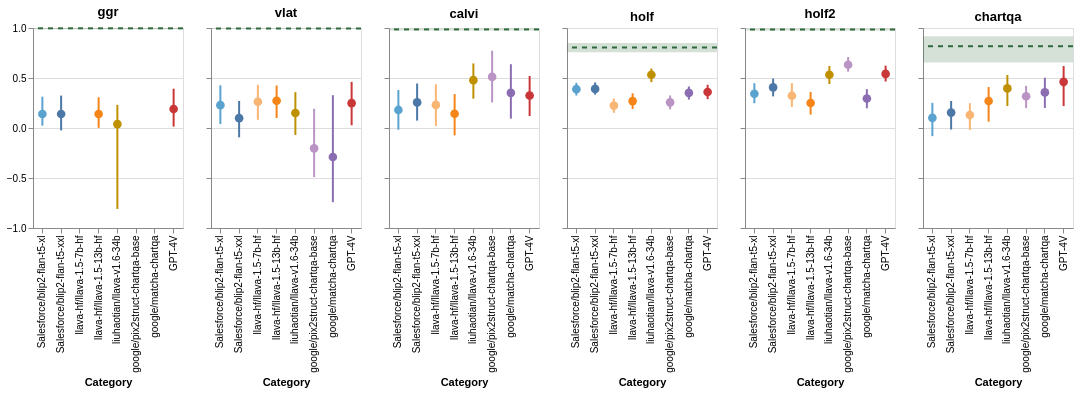

The notebook cell saved with this chart:
### Markdown cell above
### Correlation Error Bars

### Code cell
def create_human_machine_correlation_figure(correlation_df, tests, domain_order, domain_color=[]):
    """ Generate chart for point estimate and confidence intervals overlayed with item level scatteplots
    """
    charts = []
    for test in tests:
        df = correlation_df[correlation_df['test'] == test].copy()

        axis = alt.Axis()
        if test != 'ggr':
            axis = alt.Axis(labels=False)
        
        mean_point_plot = alt.Chart(df).mark_point(filled=True, size=75, opacity=1).encode(
            x=alt.X('model:N', title='Category', scale=alt.Scale(domain=domain_order)),
            y=alt.Y('correlation:Q', title='', scale=alt.Scale(domain=[-1, 1]), axis=axis),
            color=alt.Color('model:N', scale=alt.Scale(domain=domain_order, range=domain_color), legend=None),
        )
        
        error_bars = alt.Chart(df).mark_rule(strokeWidth=2).encode(
            x=alt.X('model:N'),
            y=alt.Y('lower_correlation:Q'),
            y2='upper_correlation:Q',
            color=alt.Color('model:N', scale=alt.Scale(domain=domain_order, range=domain_color), legend=None)
        )

        split_half_band = alt.Chart(df[df['model'] == 'Human']).mark_rect(color=model_configs[-1]['color'], opacity=0.2).encode(
            y=alt.Y(f'lower_correlation:Q'),
            y2=(f'upper_correlation:Q'),
        )
    
        split_half_mean = alt.Chart(df[df['model'] == 'Human']).mark_rule(color=model_configs[-1]['color'], strokeDash=[5, 5]).encode(
            y=alt.Y(f'correlation:Q'),
            strokeWidth=alt.value(2)
        )

        if len(test) > 7:
            test = test[:7]
        
        chart = (mean_point_plot + error_bars + split_half_band + split_half_mean).properties(height=200, width=150, title=test)

        charts.append(chart)


    return alt.hconcat(*charts) #.resolve_scale(color='independent')

tests = ['ggr', 'vlat', 'calvi', 'holf', 'holf2', 'chartqa-test-continuous-human']
domain_order = [mc['model'] for mc in model_configs if mc['model'] != 'Human']
domain_color = [mc['color'] for mc in model_configs if mc['model'] != 'Human']

correlation_df = pd.concat([
    human_model_correlation_df,
    human_human_correlation_df
])

human_machine_correlation_figure = create_human_machine_correlation_figure(
    correlation_df,
    tests=tests,
    domain_order=domain_order, 
    domain_color=domain_color,
)
human_machine_correlation_figure.save("./figures/human_machine_correlation.pdf")
human_machine_correlation_figure

### Figure 1 — Vega-Lite specification as saved in the notebook (floating-point values rounded to 4 significant figures)
{"config": {"view": {"continuousWidth": 300, "continuousHeight": 300}}, "hconcat": [{"layer": [{"mark": {"type": "point", "filled": true, "opacity": 1, "size": 75}, "encoding": {"color": {"field": "model", "legend": null, "scale": {"domain": ["Salesforce/blip2-flan-t5-xl", "Salesforce/blip2-flan-t5-xxl", "llava-hf/llava-1.5-7b-hf", "llava-hf/llava-1.5-13b-hf", "liuhaotian/llava-v1.6-34b", "google/pix2struct-chartqa-base", "google/matcha-chartqa", "GPT-4V"], "range": ["#5ba3cf", "#4c78a8", "#f9b574", "#f58518", "#BF9000", "#ba94c4", "#8b6db2", "#c93739"]}, "type": "nominal"}, "x": {"field": "model", "scale": {"domain": ["Salesforce/blip2-flan-t5-xl", "Salesforce/blip2-flan-t5-xxl", "llava-hf/llava-1.5-7b-hf", "llava-hf/llava-1.5-13b-hf", "liuhaotian/llava-v1.6-34b", "google/pix2struct-chartqa-base", "google/matcha-chartqa", "GPT-4V"]}, "title": "Category", "type": "nominal"}, "y": {"axis": {}, "field": "correlation", "scale": {"domain": [-1, 1]}, "title": "", "type": "quantitative"}}}, {"mark": {"type": "rule", "strokeWidth": 2}, "encoding": {"color": {"field": "model", "legend": null, "scale": {"domain": ["Salesforce/blip2-flan-t5-xl", "Salesforce/blip2-flan-t5-xxl", "llava-hf/llava-1.5-7b-hf", "llava-hf/llava-1.5-13b-hf", "liuhaotian/llava-v1.6-34b", "google/pix2struct-chartqa-base", "google/matcha-chartqa", "GPT-4V"], "range": ["#5ba3cf", "#4c78a8", "#f9b574", "#f58518", "#BF9000", "#ba94c4", "#8b6db2", "#c93739"]}, "type": "nominal"}, "x": {"field": "model", "type": "nominal"}, "y": {"field": "lower_correlation", "type": "quantitative"}, "y2": {"field": "upper_correlation"}}}, {"data": {"name": "data-b749a59a87c5172afcdba9cf23140ee0"}, "mark": {"type": "rect", "color": "#2e693b", "opacity": 0.2}, "encoding": {"y": {"field": "lower_correlation", "type": "quantitative"}, "y2": {"field": "upper_correlation"}}}, {"data": {"name": "data-b749a59a87c5172afcdba9cf23140ee0"}, "mark": {"type": "rule", "color": "#2e693b", "strokeDash": [5, 5]}, "encoding": {"strokeWidth": {"value": 2}, "y": {"field": "correlation", "type": "quantitative"}}}], "data": {"name": "data-1f78becd4cf7d4dc1785a2f9a6272ba8"}, "height": 200, "title": "ggr", "width": 150}, {"layer": [{"mark": {"type": "point", "filled": true, "opacity": 1, "size": 75}, "encoding": {"color": {"field": "model", "legend": null, "scale": {"domain": ["Salesforce/blip2-flan-t5-xl", "Salesforce/blip2-flan-t5-xxl", "llava-hf/llava-1.5-7b-hf", "llava-hf/llava-1.5-13b-hf", "liuhaotian/llava-v1.6-34b", "google/pix2struct-chartqa-base", "google/matcha-chartqa", "GPT-4V"], "range": ["#5ba3cf", "#4c78a8", "#f9b574", "#f58518", "#BF9000", "#ba94c4", "#8b6db2", "#c93739"]}, "type": "nominal"}, "x": {"field": "model", "scale": {"domain": ["Salesforce/blip2-flan-t5-xl", "Salesforce/blip2-flan-t5-xxl", "llava-hf/llava-1.5-7b-hf", "llava-hf/llava-1.5-13b-hf", "liuhaotian/llava-v1.6-34b", "google/pix2struct-chartqa-base", "google/matcha-chartqa", "GPT-4V"]}, "title": "Category", "type": "nominal"}, "y": {"axis": {"labels": false}, "field": "correlation", "scale": {"domain": [-1, 1]}, "title": "", "type": "quantitative"}}}, {"mark": {"type": "rule", "strokeWidth": 2}, "encoding": {"color": {"field": "model", "legend": null, "scale": {"domain": ["Salesforce/blip2-flan-t5-xl", "Salesforce/blip2-flan-t5-xxl", "llava-hf/llava-1.5-7b-hf", "llava-hf/llava-1.5-13b-hf", "liuhaotian/llava-v1.6-34b", "google/pix2struct-chartqa-base", "google/matcha-chartqa", "GPT-4V"], "range": ["#5ba3cf", "#4c78a8", "#f9b574", "#f58518", "#BF9000", "#ba94c4", "#8b6db2", "#c93739"]}, "type": "nominal"}, "x": {"field": "model", "type": "nominal"}, "y": {"field": "lower_correlation", "type": "quantitative"}, "y2": {"field": "upper_correlation"}}}, {"data": {"name": "data-b1e6b6c3230534ae76e96a707dd67774"}, "mark": {"type": "rect", "color": "#2e693b", "opacity": 0.2}, "encoding": {"y": {"field": "lower_correlation", "type": "quantitative"}, "y2": {"field": "upper_correlation"}}}, {"data": {"name": "data-b1e6b6c3230534ae76e96a707dd67774"}, "mark": {"type": "rule", "color": "#2e693b", "strokeDash": [5, 5]}, "encoding": {"strokeWidth": {"value": 2}, "y": {"field": "correlation", "type": "quantitative"}}}], "data": {"name": "data-14d04a5cf4a80c914355a2889004b346"}, "height": 200, "title": "vlat", "width": 150}, {"layer": [{"mark": {"type": "point", "filled": true, "opacity": 1, "size": 75}, "encoding": {"color": {"field": "model", "legend": null, "scale": {"domain": ["Salesforce/blip2-flan-t5-xl", "Salesforce/blip2-flan-t5-xxl", "llava-hf/llava-1.5-7b-hf", "llava-hf/llava-1.5-13b-hf", "liuhaotian/llava-v1.6-34b", "google/pix2struct-chartqa-base", "google/matcha-chartqa", "GPT-4V"], "range": ["#5ba3cf", "#4c78a8", "#f9b574", "#f58518", "#BF9000", "#ba94c4", "#8b6db2", "#c93739"]}, "type": "nominal"}, "x": {"field": "model", "scale": {"domain": ["Salesforce/blip2-flan-t5-xl", "Salesforce/blip2-flan-t5-xxl", "llava-hf/llava-1.5-7b-hf", "llava-hf/llava-1.5-13b-hf", "liuhaotian/llava-v1.6-34b", "google/pix2struct-chartqa-base", "google/matcha-chartqa", "GPT-4V"]}, "title": "Category", "type": "nominal"}, "y": {"axis": {"labels": false}, "field": "correlation", "scale": {"domain": [-1, 1]}, "title": "", "type": "quantitative"}}}, {"mark": {"type": "rule", "strokeWidth": 2}, "encoding": {"color": {"field": "model", "legend": null, "scale": {"domain": ["Salesforce/blip2-flan-t5-xl", "Salesforce/blip2-flan-t5-xxl", "llava-hf/llava-1.5-7b-hf", "llava-hf/llava-1.5-13b-hf", "liuhaotian/llava-v1.6-34b", "google/pix2struct-chartqa-base", "google/matcha-chartqa", "GPT-4V"], "range": ["#5ba3cf", "#4c78a8", "#f9b574", "#f58518", "#BF9000", "#ba94c4", "#8b6db2", "#c93739"]}, "type": "nominal"}, "x": {"field": "model", "type": "nominal"}, "y": {"field": "lower_correlation", "type": "quantitative"}, "y2": {"field": "upper_correlation"}}}, {"data": {"name": "data-bbb02b55fa0c640d03613a93e855dfbc"}, "mark": {"type": "rect", "color": "#2e693b", "opacity": 0.2}, "encoding": {"y": {"field": "lower_correlation", "type": "quantitative"}, "y2": {"field": "upper_correlation"}}}, {"data": {"name": "data-bbb02b55fa0c640d03613a93e855dfbc"}, "mark": {"type": "rule", "color": "#2e693b", "strokeDash": [5, 5]}, "encoding": {"strokeWidth": {"value": 2}, "y": {"field": "correlation", "type": "quantitative"}}}], "data": {"name": "data-84e897a7c4d371d84ea0679d9f84e3aa"}, "height": 200, "title": "calvi", "width": 150}, {"layer": [{"mark": {"type": "point", "filled": true, "opacity": 1, "size": 75}, "encoding": {"color": {"field": "model", "legend": null, "scale": {"domain": ["Salesforce/blip2-flan-t5-xl", "Salesforce/blip2-flan-t5-xxl", "llava-hf/llava-1.5-7b-hf", "llava-hf/llava-1.5-13b-hf", "liuhaotian/llava-v1.6-34b", "google/pix2struct-chartqa-base", "google/matcha-chartqa", "GPT-4V"], "range": ["#5ba3cf", "#4c78a8", "#f9b574", "#f58518", "#BF9000", "#ba94c4", "#8b6db2", "#c93739"]}, "type": "nominal"}, "x": {"field": "model", "scale": {"domain": ["Salesforce/blip2-flan-t5-xl", "Salesforce/blip2-flan-t5-xxl", "llava-hf/llava-1.5-7b-hf", "llava-hf/llava-1.5-13b-hf", "liuhaotian/llava-v1.6-34b", "google/pix2struct-chartqa-base", "google/matcha-chartqa", "GPT-4V"]}, "title": "Category", "type": "nominal"}, "y": {"axis": {"labels": false}, "field": "correlation", "scale": {"domain": [-1, 1]}, "title": "", "type": "quantitative"}}}, {"mark": {"type": "rule", "strokeWidth": 2}, "encoding": {"color": {"field": "model", "legend": null, "scale": {"domain": ["Salesforce/blip2-flan-t5-xl", "Salesforce/blip2-flan-t5-xxl", "llava-hf/llava-1.5-7b-hf", "llava-hf/llava-1.5-13b-hf", "liuhaotian/llava-v1.6-34b", "google/pix2struct-chartqa-base", "google/matcha-chartqa", "GPT-4V"], "range": ["#5ba3cf", "#4c78a8", "#f9b574", "#f58518", "#BF9000", "#ba94c4", "#8b6db2", "#c93739"]}, "type": "nominal"}, "x": {"field": "model", "type": "nominal"}, "y": {"field": "lower_correlation", "type": "quantitative"}, "y2": {"field": "upper_correlation"}}}, {"data": {"name": "data-1c764bed488c37ba5f8e9063074b26bd"}, "mark": {"type": "rect", "color": "#2e693b", "opacity": 0.2}, "encoding": {"y": {"field": "lower_correlation", "type": "quantitative"}, "y2": {"field": "upper_correlation"}}}, {"data": {"name": "data-1c764bed488c37ba5f8e9063074b26bd"}, "mark": {"type": "rule", "color": "#2e693b", "strokeDash": [5, 5]}, "encoding": {"strokeWidth": {"value": 2}, "y": {"field": "correlation", "type": "quantitative"}}}], "data": {"name": "data-a7e9a6f3888fd17294d461ebea1788c4"}, "height": 200, "title": "holf", "width": 150}, {"layer": [{"mark": {"type": "point", "filled": true, "opacity": 1, "size": 75}, "encoding": {"color": {"field": "model", "legend": null, "scale": {"domain": ["Salesforce/blip2-flan-t5-xl", "Salesforce/blip2-flan-t5-xxl", "llava-hf/llava-1.5-7b-hf", "llava-hf/llava-1.5-13b-hf", "liuhaotian/llava-v1.6-34b", "google/pix2struct-chartqa-base", "google/matcha-chartqa", "GPT-4V"], "range": ["#5ba3cf", "#4c78a8", "#f9b574", "#f58518", "#BF9000", "#ba94c4", "#8b6db2", "#c93739"]}, "type": "nominal"}, "x": {"field": "model", "scale": {"domain": ["Salesforce/blip2-flan-t5-xl", "Salesforce/blip2-flan-t5-xxl", "llava-hf/llava-1.5-7b-hf", "llava-hf/llava-1.5-13b-hf", "liuhaotian/llava-v1.6-34b", "google/pix2struct-chartqa-base", "google/matcha-chartqa", "GPT-4V"]}, "title": "Category", "type": "nominal"}, "y": {"axis": {"labels": false}, "field": "correlation", "scale": {"domain": [-1, 1]}, "title": "", "type": "quantitative"}}}, {"mark": {"type": "rule", "strokeWidth": 2}, "encoding": {"color": {"field": "model", "legend": null, "scale": {"domain": ["Salesforce/blip2-flan-t5-xl", "Salesforce/blip2-flan-t5-xxl", "llava-hf/llava-1.5-7b-hf", "llava-hf/llava-1.5-13b-hf", "liuhaotian/llava-v1.6-34b", "google/pix2struct-chartqa-base", "google/matcha-chartqa", "GPT-4V"], "range": ["#5ba3cf", "#4c78a8", "#f9b574", "#f58518", "#BF9000", "#ba94c4", "#8b6db2", "#c93739"]}, "type": "nominal"}, "x": {"field": "model", "type": "nominal"}, "y": {"field": "lower_correlation", "type": "quantitative"}, "y2": {"field": "upper_correlation"}}}, {"data": {"name": "data-6faa27ab30404d366990533cd1e36ee3"}, "mark": {"type": "rect", "color": "#2e693b", "opacity": 0.2}, "encoding": {"y": {"field": "lower_correlation", "type": "quantitative"}, "y2": {"field": "upper_correlation"}}}, {"data": {"name": "data-6faa27ab30404d366990533cd1e36ee3"}, "mark": {"type": "rule", "color": "#2e693b", "strokeDash": [5, 5]}, "encoding": {"strokeWidth": {"value": 2}, "y": {"field": "correlation", "type": "quantitative"}}}], "data": {"name": "data-eebd03ba3ed11937bd24ddedf0660712"}, "height": 200, "title": "holf2", "width": 150}, {"layer": [{"mark": {"type": "point", "filled": true, "opacity": 1, "size": 75}, "encoding": {"color": {"field": "model", "legend": null, "scale": {"domain": ["Salesforce/blip2-flan-t5-xl", "Salesforce/blip2-flan-t5-xxl", "llava-hf/llava-1.5-7b-hf", "llava-hf/llava-1.5-13b-hf", "liuhaotian/llava-v1.6-34b", "google/pix2struct-chartqa-base", "google/matcha-chartqa", "GPT-4V"], "range": ["#5ba3cf", "#4c78a8", "#f9b574", "#f58518", "#BF9000", "#ba94c4", "#8b6db2", "#c93739"]}, "type": "nominal"}, "x": {"field": "model", "scale": {"domain": ["Salesforce/blip2-flan-t5-xl", "Salesforce/blip2-flan-t5-xxl", "llava-hf/llava-1.5-7b-hf", "llava-hf/llava-1.5-13b-hf", "liuhaotian/llava-v1.6-34b", "google/pix2struct-chartqa-base", "google/matcha-chartqa", "GPT-4V"]}, "title": "Category", "type": "nominal"}, "y": {"axis": {"labels": false}, "field": "correlation", "scale": {"domain": [-1, 1]}, "title": "", "type": "quantitative"}}}, {"mark": {"type": "rule", "strokeWidth": 2}, "encoding": {"color": {"field": "model", "legend": null, "scale": {"domain": ["Salesforce/blip2-flan-t5-xl", "Salesforce/blip2-flan-t5-xxl", "llava-hf/llava-1.5-7b-hf", "llava-hf/llava-1.5-13b-hf", "liuhaotian/llava-v1.6-34b", "google/pix2struct-chartqa-base", "google/matcha-chartqa", "GPT-4V"], "range": ["#5ba3cf", "#4c78a8", "#f9b574", "#f58518", "#BF9000", "#ba94c4", "#8b6db2", "#c93739"]}, "type": "nominal"}, "x": {"field": "model", "type": "nominal"}, "y": {"field": "lower_correlation", "type": "quantitative"}, "y2": {"field": "upper_correlation"}}}, {"data": {"name": "data-ef5dc55707c56b4aab53bceb3f4d624a"}, "mark": {"type": "rect", "color": "#2e693b", "opacity": 0.2}, "encoding": {"y": {"field": "lower_correlation", "type": "quantitative"}, "y2": {"field": "upper_correlation"}}}, {"data": {"name": "data-ef5dc55707c56b4aab53bceb3f4d624a"}, "mark": {"type": "rule", "color": "#2e693b", "strokeDash": [5, 5]}, "encoding": {"strokeWidth": {"value": 2}, "y": {"field": "correlation", "type": "quantitative"}}}], "data": {"name": "data-3568ac788b441fc0fe4ffbc8c7e2e901"}, "height": 200, "title": "chartqa", "width": 150}], "$schema": "https://vega.github.io/schema/vega-lite/v5.16.3.json", "datasets": {"data-1f78becd4cf7d4dc1785a2f9a6272ba8": [{"model": "Salesforce/blip2-flan-t5-xl", "test": "ggr", "lower_correlation": 0.02316, "upper_correlation": 0.3131, "correlation": 0.1396}, {"model": "Salesforce/blip2-flan-t5-xxl", "test": "ggr", "lower_correlation": -0.02384, "upper_correlation": 0.3238, "correlation": 0.1396}, {"model": "llava-hf/llava-1.5-7b-hf", "test": "ggr", "lower_correlation": null, "upper_correlation": null, "correlation": null}, {"model": "llava-hf/llava-1.5-13b-hf", "test": "ggr", "lower_correlation": 0.001413, "upper_correlation": 0.3073, "correlation": 0.1396}, {"model": "liuhaotian/llava-v1.6-34b", "test": "ggr", "lower_correlation": -0.8094, "upper_correlation": 0.2318, "correlation": 0.03886}, {"model": "google/pix2struct-chartqa-base", "test": "ggr", "lower_correlation": null, "upper_correlation": null, "correlation": null}, {"model": "google/matcha-chartqa", "test": "ggr", "lower_correlation": null, "upper_correlation": null, "correlation": null}, {"model": "GPT-4V", "test": "ggr", "lower_correlation": 0.01421, "upper_correlation": 0.3928, "correlation": 0.1901}, {"model": "Human", "test": "ggr", "lower_correlation": 0.9883, "upper_correlation": 0.9996, "correlation": 0.9968}], "data-b749a59a87c5172afcdba9cf23140ee0": [{"model": "Human", "test": "ggr", "lower_correlation": 0.9883, "upper_correlation": 0.9996, "correlation": 0.9968}], "data-14d04a5cf4a80c914355a2889004b346": [{"model": "Salesforce/blip2-flan-t5-xl", "test": "vlat", "lower_correlation": 0.03924, "upper_correlation": 0.4274, "correlation": 0.2283}, {"model": "Salesforce/blip2-flan-t5-xxl", "test": "vlat", "lower_correlation": -0.09319, "upper_correlation": 0.2708, "correlation": 0.09822}, {"model": "llava-hf/llava-1.5-7b-hf", "test": "vlat", "lower_correlation": 0.08194, "upper_correlation": 0.432, "correlation": 0.2623}, {"model": "llava-hf/llava-1.5-13b-hf", "test": "vlat", "lower_correlation": 0.1001, "upper_correlation": 0.425, "correlation": 0.2719}, {"model": "liuhaotian/llava-v1.6-34b", "test": "vlat", "lower_correlation": -0.06951, "upper_correlation": 0.3583, "correlation": 0.1502}, {"model": "google/pix2struct-chartqa-base", "test": "vlat", "lower_correlation": -0.491, "upper_correlation": 0.192, "correlation": -0.2032}, {"model": "google/matcha-chartqa", "test": "vlat", "lower_correlation": -0.7415, "upper_correlation": 0.3275, "correlation": -0.2906}, {"model": "GPT-4V", "test": "vlat", "lower_correlation": 0.02762, "upper_correlation": 0.4614, "correlation": 0.2487}, {"model": "Human", "test": "vlat", "lower_correlation": 0.9906, "upper_correlation": 0.9976, "correlation": 0.995}], "data-b1e6b6c3230534ae76e96a707dd67774": [{"model": "Human", "test": "vlat", "lower_correlation": 0.9906, "upper_correlation": 0.9976, "correlation": 0.995}], "data-84e897a7c4d371d84ea0679d9f84e3aa": [{"model": "Salesforce/blip2-flan-t5-xl", "test": "calvi", "lower_correlation": -0.01668, "upper_correlation": 0.3799, "correlation": 0.1805}, {"model": "Salesforce/blip2-flan-t5-xxl", "test": "calvi", "lower_correlation": 0.07408, "upper_correlation": 0.445, "correlation": 0.256}, {"model": "llava-hf/llava-1.5-7b-hf", "test": "calvi", "lower_correlation": 0.01978, "upper_correlation": 0.4376, "correlation": 0.2309}, {"model": "llava-hf/llava-1.5-13b-hf", "test": "calvi", "lower_correlation": -0.0733, "upper_correlation": 0.3388, "correlation": 0.1426}, {"model": "liuhaotian/llava-v1.6-34b", "test": "calvi", "lower_correlation": 0.2928, "upper_correlation": 0.6455, "correlation": 0.4784}, {"model": "google/pix2struct-chartqa-base", "test": "calvi", "lower_correlation": 0.2556, "upper_correlation": 0.7723, "correlation": 0.5108}, {"model": "google/matcha-chartqa", "test": "calvi", "lower_correlation": 0.0937, "upper_correlation": 0.6378, "correlation": 0.3515}, {"model": "GPT-4V", "test": "calvi", "lower_correlation": 0.12, "upper_correlation": 0.5198, "correlation": 0.3248}, {"model": "Human", "test": "calvi", "lower_correlation": 0.9747, "upper_correlation": 0.993, "correlation": 0.9858}], "data-bbb02b55fa0c640d03613a93e855dfbc": [{"model": "Human", "test": "calvi", "lower_correlation": 0.9747, "upper_correlation": 0.993, "correlation": 0.9858}], "data-a7e9a6f3888fd17294d461ebea1788c4": [{"model": "Salesforce/blip2-flan-t5-xl", "test": "holf", "lower_correlation": 0.3249, "upper_correlation": 0.4519, "correlation": 0.388}, {"model": "Salesforce/blip2-flan-t5-xxl", "test": "holf", "lower_correlation": 0.3335, "upper_correlation": 0.4558, "correlation": 0.391}, {"model": "llava-hf/llava-1.5-7b-hf", "test": "holf", "lower_correlation": 0.1517, "upper_correlation": 0.2944, "correlation": 0.2243}, {"model": "llava-hf/llava-1.5-13b-hf", "test": "holf", "lower_correlation": 0.1903, "upper_correlation": 0.3474, "correlation": 0.269}, {"model": "liuhaotian/llava-v1.6-34b", "test": "holf", "lower_correlation": 0.4585, "upper_correlation": 0.5946, "correlation": 0.5323}, {"model": "google/pix2struct-chartqa-base", "test": "holf", "lower_correlation": 0.1867, "upper_correlation": 0.3254, "correlation": 0.2563}, {"model": "google/matcha-chartqa", "test": "holf", "lower_correlation": 0.2839, "upper_correlation": 0.4155, "correlation": 0.3516}, {"model": "GPT-4V", "test": "holf", "lower_correlation": 0.2887, "upper_correlation": 0.4317, "correlation": 0.3597}, {"model": "Human", "test": "holf", "lower_correlation": 0.7574, "upper_correlation": 0.8492, "correlation": 0.8051}], "data-1c764bed488c37ba5f8e9063074b26bd": [{"model": "Human", "test": "holf", "lower_correlation": 0.7574, "upper_correlation": 0.8492, "correlation": 0.8051}], "data-eebd03ba3ed11937bd24ddedf0660712": [{"model": "Salesforce/blip2-flan-t5-xl", "test": "holf2", "lower_correlation": 0.2475, "upper_correlation": 0.4483, "correlation": 0.342}, {"model": "Salesforce/blip2-flan-t5-xxl", "test": "holf2", "lower_correlation": 0.3163, "upper_correlation": 0.4943, "correlation": 0.4057}, {"model": "llava-hf/llava-1.5-7b-hf", "test": "holf2", "lower_correlation": 0.2107, "upper_correlation": 0.4486, "correlation": 0.322}, {"model": "llava-hf/llava-1.5-13b-hf", "test": "holf2", "lower_correlation": 0.1342, "upper_correlation": 0.3611, "correlation": 0.25}, {"model": "liuhaotian/llava-v1.6-34b", "test": "holf2", "lower_correlation": 0.4397, "upper_correlation": 0.6202, "correlation": 0.5321}, {"model": "google/pix2struct-chartqa-base", "test": "holf2", "lower_correlation": 0.5634, "upper_correlation": 0.7098, "correlation": 0.6327}, {"model": "google/matcha-chartqa", "test": "holf2", "lower_correlation": 0.1968, "upper_correlation": 0.3884, "correlation": 0.2945}, {"model": "GPT-4V", "test": "holf2", "lower_correlation": 0.4647, "upper_correlation": 0.6237, "correlation": 0.5407}, {"model": "Human", "test": "holf2", "lower_correlation": 0.9758, "upper_correlation": 0.9918, "correlation": 0.985}], "data-6faa27ab30404d366990533cd1e36ee3": [{"model": "Human", "test": "holf2", "lower_correlation": 0.9758, "upper_correlation": 0.9918, "correlation": 0.985}], "data-3568ac788b441fc0fe4ffbc8c7e2e901": [{"model": "Salesforce/blip2-flan-t5-xl", "test": "chartqa-test-continuous-human", "lower_correlation": -0.08115, "upper_correlation": 0.2516, "correlation": 0.1013}, {"model": "Salesforce/blip2-flan-t5-xxl", "test": "chartqa-test-continuous-human", "lower_correlation": -0.01519, "upper_correlation": 0.2698, "correlation": 0.1539}, {"model": "llava-hf/llava-1.5-7b-hf", "test": "chartqa-test-continuous-human", "lower_correlation": -0.0186, "upper_correlation": 0.2483, "correlation": 0.1297}, {"model": "llava-hf/llava-1.5-13b-hf", "test": "chartqa-test-continuous-human", "lower_correlation": 0.06313, "upper_correlation": 0.4091, "correlation": 0.2701}, {"model": "liuhaotian/llava-v1.6-34b", "test": "chartqa-test-continuous-human", "lower_correlation": 0.2199, "upper_correlation": 0.5303, "correlation": 0.3961}, {"model": "google/pix2struct-chartqa-base", "test": "chartqa-test-continuous-human", "lower_correlation": 0.1988, "upper_correlation": 0.4221, "correlation": 0.3174}, {"model": "google/matcha-chartqa", "test": "chartqa-test-continuous-human", "lower_correlation": 0.2006, "upper_correlation": 0.5022, "correlation": 0.3558}, {"model": "GPT-4V", "test": "chartqa-test-continuous-human", "lower_correlation": 0.2199, "upper_correlation": 0.6195, "correlation": 0.4617}, {"model": "Human", "test": "chartqa-test-continuous-human", "lower_correlation": 0.6556, "upper_correlation": 0.917, "correlation": 0.8177}], "data-ef5dc55707c56b4aab53bceb3f4d624a": [{"model": "Human", "test": "chartqa-test-continuous-human", "lower_correlation": 0.6556, "upper_correlation": 0.917, "correlation": 0.8177}]}}
